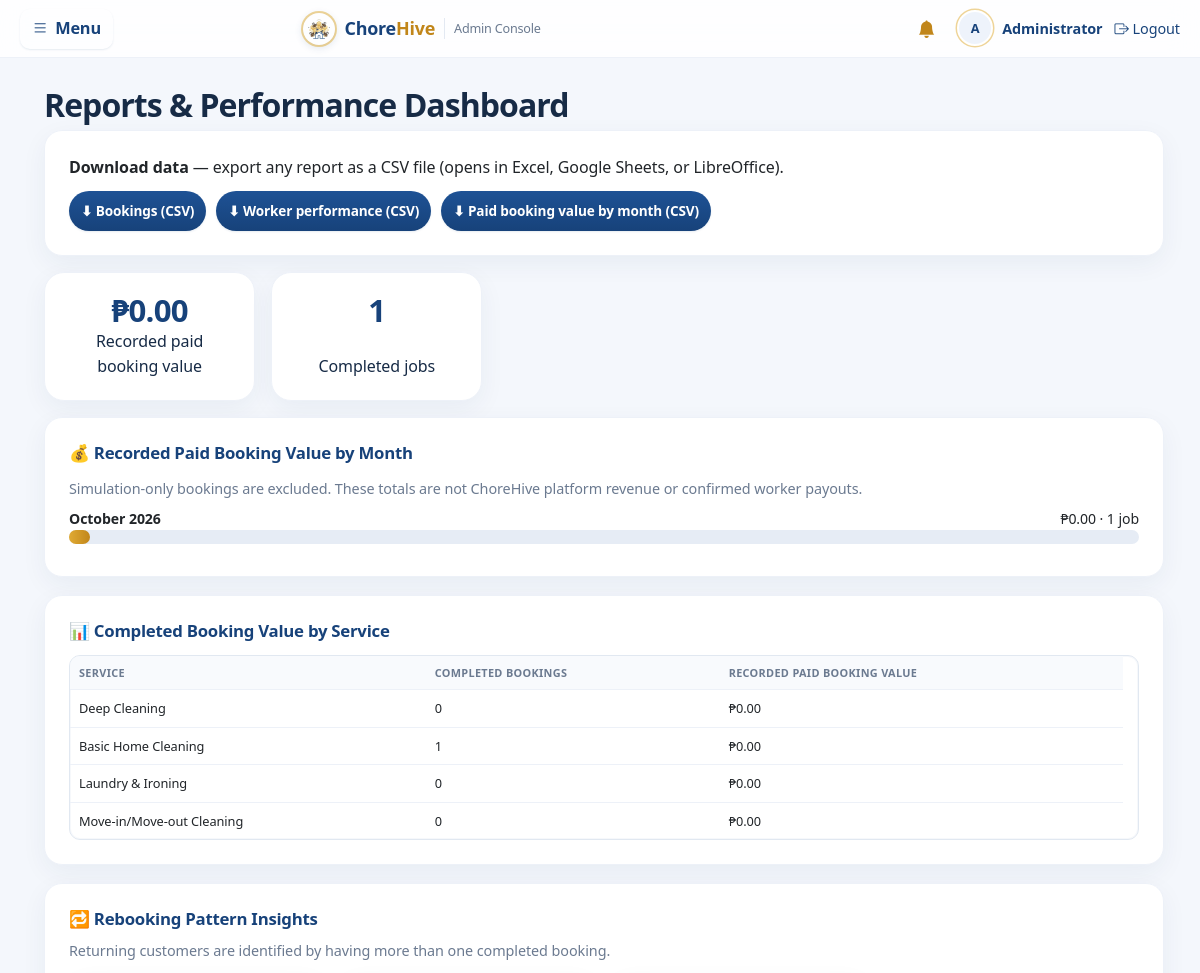
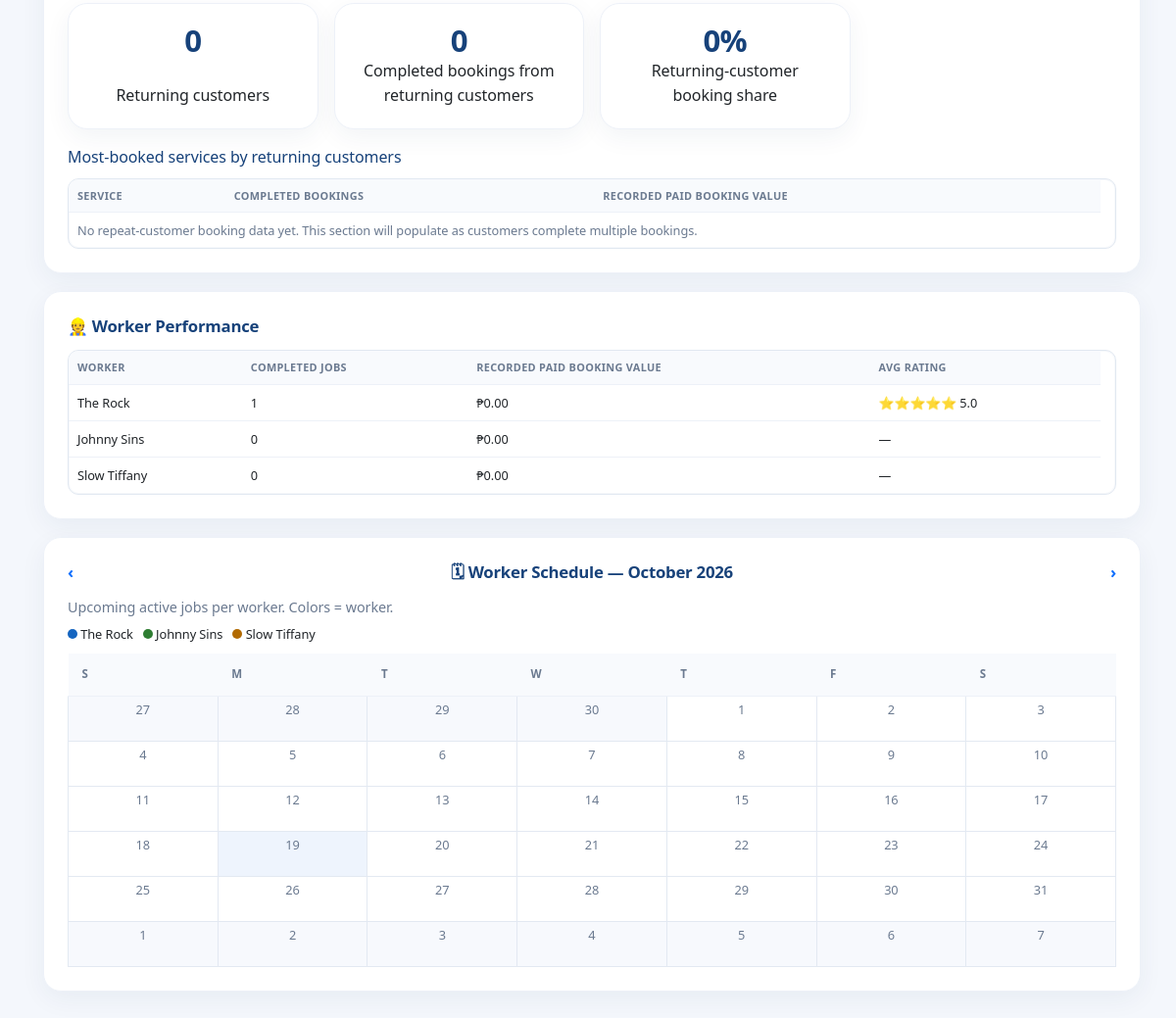
Screenshot of /admin/reports.php (signed in) with the database file from the repository (2 pictures, top to bottom).
### tables this page shows
CREATE TABLE users (
  id INT AUTO_INCREMENT PRIMARY KEY,
  name VARCHAR(100) NOT NULL,
  email VARCHAR(120) NOT NULL UNIQUE,
  password VARCHAR(255) NOT NULL,
  role ENUM('client','worker','admin') NOT NULL DEFAULT 'client',
  worker_approved TINYINT(1) NOT NULL DEFAULT 0,
  phone VARCHAR(30),
  address VARCHAR(255),
  city VARCHAR(100) NULL,
  bio TEXT,
  avatar VARCHAR(255) NULL,
  is_new TINYINT(1) DEFAULT 1,
  created_at TIMESTAMP DEFAULT CURRENT_TIMESTAMP
);

### config.php (called while the page is built, shortened)
<?php
function e($s) { return htmlspecialchars($s ?? '', ENT_QUOTES, 'UTF-8'); }

### admin/reports.php (the view, shortened to what this page needs)
<?php
require '../config.php';
require '../layout.php';
$revenue = $conn->query("SELECT COALESCE(SUM(CASE WHEN payment_status='paid' THEN total_price ELSE 0 END),0) t, COUNT(*) c FROM bookings WHERE status='completed'")->fetch_assoc();
$by_service = $conn->query("SELECT s.name, COUNT(b.id) c, COALESCE(SUM(CASE WHEN b.payment_status='paid' THEN b.total_price ELSE 0 END),0) rev FROM services s
  LEFT JOIN bookings b ON b.service_id=s.id AND b.status='completed' GROUP BY s.id ORDER BY rev DESC");
$worker_perf = $conn->query("SELECT u.name, COUNT(b.id) jobs,
  COALESCE(SUM(CASE WHEN b.payment_status='paid' THEN b.total_price ELSE 0 END),0) revenue, ROUND(AVG(f.rating),1) rating
  FROM users u LEFT JOIN bookings b ON b.worker_id=u.id AND b.status='completed'
  LEFT JOIN feedback f ON f.booking_id=b.id
  WHERE u.role='worker' GROUP BY u.id ORDER BY jobs DESC");
$repeat_stats = $conn->query("SELECT
  (SELECT COUNT(*) FROM (
    SELECT client_id FROM bookings WHERE status='completed'
    GROUP BY client_id HAVING COUNT(*) > 1
  ) returning_clients) AS repeat_clients,
  (SELECT COUNT(*) FROM bookings b WHERE b.status='completed' AND b.client_id IN (
    SELECT client_id FROM bookings WHERE status='completed'
    GROUP BY client_id HAVING COUNT(*) > 1
  )) AS completed_by_returning,
  (SELECT COUNT(*) FROM bookings WHERE status='completed') AS completed_total
")->fetch_assoc();
$repeat_services = $conn->query("SELECT s.name, COUNT(b.id) bookings,
  COALESCE(SUM(CASE WHEN b.payment_status='paid' THEN b.total_price ELSE 0 END),0) revenue
  FROM bookings b JOIN services s ON s.id=b.service_id
  WHERE b.status='completed' AND b.client_id IN (
    SELECT client_id FROM bookings WHERE status='completed'
    GROUP BY client_id HAVING COUNT(*) > 1
  )
  GROUP BY s.id ORDER BY bookings DESC, revenue DESC LIMIT 5");
$repeat_rate = (int)$repeat_stats['completed_total'] > 0
  ? round((int)$repeat_stats['completed_by_returning'] / (int)$repeat_stats['completed_total'] * 100)
  : 0;
$monthParam = isset($_GET['m']) && is_string($_GET['m']) ? $_GET['m'] : '';
$month = preg_match('/\A\d{4}-(?:0[1-9]|1[0-2])\z/', $monthParam)
    ? DateTime::createFromFormat('!Y-m', $monthParam)
    : false;
if (!$month) $month = new DateTime();
$month_start = (clone $month)->modify('first day of this month');
$prev = (clone $month)->modify('-1 month')->format('Y-m');
$next = (clone $month)->modify('+1 month')->format('Y-m');
$sched = [];
$workers_list = $conn->query("SELECT id,name FROM users WHERE role='worker'")->fetch_all(MYSQLI_ASSOC);
$wcolors = [];
$palette = ['#1565c0','#2e7d32','#b26a00','#7b1fa2','#00838f','#c62828'];
foreach ($workers_list as $i => $w) $wcolors[$w['id']] = $palette[$i % count($palette)];
$cursor = clone $month_start;
$cursor->modify((-1 * (int)$cursor->format('w')) . ' days');
$max_rev = 0.0;
$rev_rows = [];
$m2 = $conn->query("SELECT DATE_FORMAT(schedule,'%Y-%m') ym, SUM(CASE WHEN payment_status='paid' THEN total_price ELSE 0 END) rev, COUNT(*) c FROM bookings
  WHERE status='completed' GROUP BY ym ORDER BY ym DESC LIMIT 6");
while ($r = $m2->fetch_assoc()) { $rev_rows[] = $r; $max_rev = max($max_rev, (float)$r['rev']); }
?>
<h1>Reports &amp; Performance Dashboard</h1>
<div class="card" style="margin-bottom:16px;">
  <p style="margin:0 0 10px;"><b>Download data</b> — export any report as a CSV file (opens in Excel, Google Sheets, or LibreOffice).</p>
  <div style="display:flex;gap:10px;flex-wrap:wrap;">
    <a class="btn btn-sm btn-sec" href="reports.php?export=bookings">⬇ Bookings (CSV)</a>
    <a class="btn btn-sm btn-sec" href="reports.php?export=workers">⬇ Worker performance (CSV)</a>
    <a class="btn btn-sm btn-sec" href="reports.php?export=revenue">⬇ Paid booking value by month (CSV)</a>
  </div>
</div>
<div class="grid">
  <div class="stat"><b>₱<?= number_format($revenue['t'],2) ?></b>Recorded paid booking value</div>
  <div class="stat"><b><?= (int)$revenue['c'] ?></b>Completed jobs</div>
</div>
<div class="card" style="margin-top:16px;">
  <h2>💰 Recorded Paid Booking Value by Month</h2>
  <p class="muted">Simulation-only bookings are excluded. These totals are not ChoreHive platform revenue or confirmed worker payouts.</p>
  <?php foreach ($rev_rows as $r): $pct = $max_rev > 0 ? round((float)$r['rev'] / $max_rev * 100) : 0; ?>
    <div style="margin:8px 0;">
      <div style="display:flex;justify-content:space-between;font-size:.88rem;">
        <b><?= DateTime::createFromFormat('!Y-m', $r['ym'])->format('F Y') ?></b>
        <span>₱<?= number_format($r['rev'], 2) ?> · <?= $r['c'] ?> job<?= $r['c'] > 1 ? 's' : '' ?></span>
      </div>
      <div style="background:#e6ecf5;border-radius:8px;height:14px;">
        <div style="width:<?= max($pct, 2) ?>%;background:linear-gradient(90deg,#e0aa33,#c1861a);height:14px;border-radius:8px;"></div>
      </div>
    </div>
  <?php endforeach; ?>
</div>
<div class="card">
  <h2>📊 Completed Booking Value by Service</h2>
  <div class="table-wrap">
  <table>
    <tr><th>Service</th><th>Completed bookings</th><th>Recorded paid booking value</th></tr>
    <?php while ($r = $by_service->fetch_assoc()): ?>
      <tr><td><?= e($r['name']) ?></td><td><?= $r['c'] ?></td><td>₱<?= number_format($r['rev'],2) ?></td></tr>
    <?php endwhile; ?>
  </table>
  </div>
</div>
<div class="card">
  <h2>🔁 Rebooking Pattern Insights</h2>
  <p class="muted" style="margin:-4px 0 14px;">Returning customers are identified by having more than one completed booking.</p>
  <div class="grid">
    <div class="stat"><b><?= (int)$repeat_stats['repeat_clients'] ?></b>Returning customers</div>
    <div class="stat"><b><?= (int)$repeat_stats['completed_by_returning'] ?></b>Completed bookings from returning customers</div>
    <div class="stat"><b><?= $repeat_rate ?>%</b>Returning-customer booking share</div>
  </div>
  <h3 style="font-size:1rem;margin:18px 0 10px;color:var(--navy);">Most-booked services by returning customers</h3>
  <div class="table-wrap">
    <table>
      <tr><th>Service</th><th>Completed bookings</th><th>Recorded paid booking value</th></tr>
      <?php if ($repeat_services->num_rows === 0): ?>
        <tr><td colspan="3" class="muted">No repeat-customer booking data yet. This section will populate as customers complete multiple bookings.</td></tr>
      <?php else: ?>
        <?php while ($r = $repeat_services->fetch_assoc()): ?>
          <tr><td><?= e($r['name']) ?></td><td><?= (int)$r['bookings'] ?></td><td>₱<?= number_format((float)$r['revenue'],2) ?></td></tr>
        <?php endwhile; ?>
      <?php endif; ?>
    </table>
  </div>
</div>
<div class="card">
  <h2>👷 Worker Performance</h2>
  <div class="table-wrap">
  <table>
    <tr><th>Worker</th><th>Completed jobs</th><th>Recorded paid booking value</th><th>Avg rating</th></tr>
    <?php while ($r = $worker_perf->fetch_assoc()): ?>
      <tr><td><?= e($r['name']) ?></td><td><?= $r['jobs'] ?></td>
      <td>₱<?= number_format($r['revenue'],2) ?></td>
      <td><?= $r['rating'] ? str_repeat('⭐', (int)round($r['rating'])) . ' ' . $r['rating'] : '—' ?></td></tr>
    <?php endwhile; ?>
  </table>
  </div>
</div>
<div class="card">
  <h2 style="display:flex;justify-content:space-between;align-items:center;">
    <a href="?m=<?= $prev ?>" style="text-decoration:none;">‹</a>
    <span>🗓 Worker Schedule — <?= $month_start->format('F Y') ?></span>
    <a href="?m=<?= $next ?>" style="text-decoration:none;">›</a>
  </h2>
  <p class="muted">Upcoming active jobs per worker. Colors = worker.</p>
  <div style="display:flex;gap:10px;flex-wrap:wrap;margin:6px 0 10px;">
    <?php foreach ($workers_list as $w): ?>
      <span style="font-size:.8rem;"><span style="display:inline-block;width:10px;height:10px;border-radius:50%;background:<?= $wcolors[$w['id']] ?>;"></span> <?= e($w['name']) ?></span>
    <?php endforeach; ?>
  </div>
  <table class="calendar" style="min-width:0;">
    <tr><th>S</th><th>M</th><th>T</th><th>W</th><th>T</th><th>F</th><th>S</th></tr>
    <tr>
    <?php for ($i = 0; $i < 42; $i++):
        $key = $cursor->format('Y-m-d');
        $in_month = $cursor->format('Y-m') === $month_start->format('Y-m');
        $is_today = $key === date('Y-m-d');
        $jobs = $sched[$key] ?? [];
        if ($i > 0 && $i % 7 === 0) echo '</tr><tr>';
        ?>
        <td class="cal <?= $in_month ? '' : 'out' ?> <?= $is_today ? 'today' : '' ?>" title="<?= count($jobs) ?> job(s)">
          <div class="daynum"><?= (int)$cursor->format('j') ?></div>
        </td>
        <?php $cursor->modify('+1 day'); endfor; ?>
    </tr>
  </table>
</div>
<?php require '../footer.php'; ?>

### layout.php (style rules this page uses)
:root { --navy:#17427a; --navy-dark:#0f2d55; --honey:#e0aa33; --honey-dark:#c1861a; --dark:#17427a; --bg:#f4f7fc; --card:#fff; --ink:#1f2c44; --muted:#6b7a90; --line:#e3e9f2; --line-2:#edf1f8; --ok:#2e7d32; --warn:#b7791f; --err:#c62828; --info:#1565c0; --ok-bg:#e8f5e9; --warn-bg:#fdf3e3; --err-bg:#fdecea; --info-bg:#e8f0fd; --radius:16px; --radius-sm:10px; --radius-pill:999px; --shadow-sm:0 1px 2px rgba(23,66,122,.06), 0 1px 3px rgba(23,66,122,.04); --shadow:0 1px 2px rgba(23,66,122,.05), 0 6px 20px rgba(23,66,122,.07); --shadow-lg:0 12px 38px rgba(23,66,122,.15); --ring:0 0 0 3px rgba(224,170,51,.35); --ease:cubic-bezier(.4,0,.2,1); --fast:.15s; --med:.25s; --slow:.45s; }
* ,*::before,*::after { box-sizing:border-box; }
body,h1,h2,h3,h4,h5,p,ul,ol,figure { margin:0; }
html { -webkit-text-size-adjust:100%; scroll-behavior:smooth; }
body { font-family:'Segoe UI',system-ui,-apple-system,sans-serif; background:var(--bg); color:var(--ink); min-height:100vh; line-height:1.55; letter-spacing:-.005em; -webkit-font-smoothing:antialiased; }
.card { background:var(--card); border:1px solid var(--line-2); border-radius:var(--radius); padding:24px; margin-bottom:18px; box-shadow:var(--shadow); transition:box-shadow var(--med) var(--ease), border-color var(--med) var(--ease); }
h1 { font-size:1.6rem; margin-bottom:14px; letter-spacing:-.022em; line-height:1.25; }
h2 { font-size:1.05rem; color:var(--navy); margin-bottom:12px; letter-spacing:-.01em; }
button,.btn { background:linear-gradient(180deg,#e7b23d,var(--honey)); color:#2a2110; border:0; padding:10px 18px; border-radius:var(--radius-sm); cursor:pointer; text-decoration:none; display:inline-block; font:inherit; font-weight:600; box-shadow:0 1px 2px rgba(23,66,122,.1); transition:transform var(--fast) var(--ease), box-shadow var(--med) var(--ease), background var(--fast) var(--ease); }
.btn-sm { padding:7px 13px; font-size:.85rem; border-radius:9px; }
.btn-sec { background:linear-gradient(180deg,#1e5295,var(--navy)); color:#fff; }
.table-wrap { overflow-x:auto; border:1px solid var(--line-2); border-radius:var(--radius-sm); background:var(--card); }
table { width:100%; border-collapse:collapse; margin-top:0; min-width:520px; }
th,td { text-align:left; padding:12px 14px; border-bottom:1px solid var(--line-2); font-size:.92rem; vertical-align:middle; }
th { color:var(--muted); font-size:.73rem; text-transform:uppercase; letter-spacing:.07em; font-weight:700; background:#f8fafd; }
tbody tr { transition:background var(--fast) var(--ease); }
tbody tr:last-child td { border-bottom:0; }
.grid { display:grid; grid-template-columns:repeat(auto-fill,minmax(210px,1fr)); gap:16px; }
.stat { background:var(--card); border:1px solid var(--line-2); border-radius:var(--radius); padding:20px; text-align:center; box-shadow:var(--shadow-sm); transition:transform var(--med) var(--ease), box-shadow var(--med) var(--ease); }
.stat b { font-size:1.95rem; color:var(--navy); display:block; line-height:1.15; letter-spacing:-.025em; }
.muted { color:var(--muted); font-size:.9rem; }
body.adminpage { font-family:'Segoe UI',system-ui,-apple-system,sans-serif; }
body { font-family:'Inter','Segoe UI',system-ui,-apple-system,sans-serif; }
.card { border:1px solid var(--line-2); border-radius:20px; box-shadow:var(--shadow); transition:box-shadow var(--med) var(--ease), transform var(--med) var(--ease); }
h1 { font-weight:800; letter-spacing:-.025em; }
.btn, button { border-radius:var(--radius-pill); }
.stat { border-radius:20px; }
th { text-transform:uppercase; font-size:.72rem; letter-spacing:.07em; color:var(--muted); }
.stat { display:flex; flex-direction:column; justify-content:space-between; padding:20px; min-height:118px; }
body.adminpage table { min-width:0; }
body.adminpage .card { padding:24px; }
body.adminpage .table-wrap { border:0; }

### admin/reports.php (style rules this page uses)
.calendar { table-layout:fixed; }
.calendar td.cal { text-align:center; vertical-align:top; height:46px; padding:3px; border:1px solid #e3e9f2; }
.calendar .out { color:#a9b6cc; background:#f7f9fd; }
.calendar .today { background:#eef4fd; }
.daynum { font-size:.8rem; color:#6b7a90; }

### rows the page displays
users: name "The Rock"
users: name "Johnny Sins"
users: name "Slow Tiffany"

### other values shown
initials($u['name']) "A"
$u['name'] "Administrator"
$revenue['t'] "0.00"
$revenue['c'] "1"
DateTime::createFromFormat('!Y-m', $r['ym'])->format('F Y') "October 2026"
$r['rev'] "0.00"
$r['c'] "1"
$r['name'] "Deep Cleaning"
$r['c'] "0"
$r['name'] "Basic Home Cleaning"
$r['name'] "Laundry & Ironing"
$r['name'] "Move-in/Move-out Cleaning"
$repeat_stats['repeat_clients'] "0"
$repeat_stats['completed_by_returning'] "0"
$repeat_rate "0"
